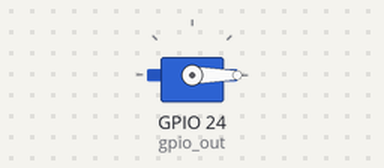
A program run on a simulated Raspberry Pi (BCM pin numbers). Shown: servo. Servo angles are drawn from the pulse width (0.5 ms = 0°, 2.5 ms = 180°). At 6.0 s the program stops and its outputs stay as they are.

Above: at 0.05 s.
At 1.05 s:
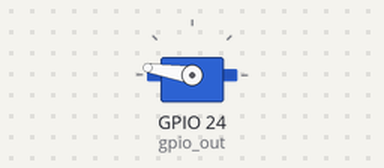
At 2.0 s:
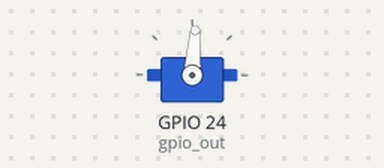
Timing chart, 0 to 4.6 s (numbered marks = the images above):
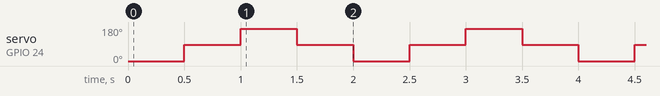

The program:

servomotor.py
```python
import RPi.GPIO as GPIO
from time import sleep

GPIO.setmode(GPIO.BCM)

gpio_out = 24
GPIO.setup(gpio_out, GPIO.OUT)

servo = GPIO.PWM(gpio_out, 50)

servo.start(0)

for i in range(3):
    servo.ChangeDutyCycle(2.5)
    sleep(0.5)
    servo.ChangeDutyCycle(7.25)
    sleep(0.5)
    servo.ChangeDutyCycle(12)
    sleep(0.5)
    servo.ChangeDutyCycle(7.25)
    sleep(0.5)

servo.stop()
GPIO.cleanup()
```

Measured:
- by itself, servo on GPIO 24 (gpio_out): repeats every 2.0 s: 171° 0.50 s, 86° 0.50 s, 0° 0.50 s, 86° 0.50 s
